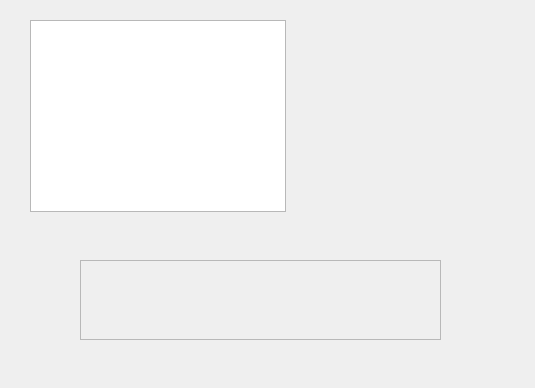
<?xml version="1.0" encoding="UTF-8"?>
<ui version="4.0">
 <class>Form</class>
 <widget class="QWidget" name="Form">
  <property name="geometry">
   <rect>
    <x>0</x>
    <y>0</y>
    <width>535</width>
    <height>388</height>
   </rect>
  </property>
  <property name="windowTitle">
   <string>Form</string>
  </property>
  <widget class="QGraphicsView" name="graphicsView">
   <property name="geometry">
    <rect>
     <x>30</x>
     <y>20</y>
     <width>256</width>
     <height>192</height>
    </rect>
   </property>
  </widget>
  <widget class="QFrame" name="frame">
   <property name="geometry">
    <rect>
     <x>80</x>
     <y>260</y>
     <width>361</width>
     <height>80</height>
    </rect>
   </property>
   <property name="frameShape">
    <enum>QFrame::StyledPanel</enum>
   </property>
   <property name="frameShadow">
    <enum>QFrame::Raised</enum>
   </property>
  </widget>
 </widget>
 <resources/>
 <connections/>
</ui>
